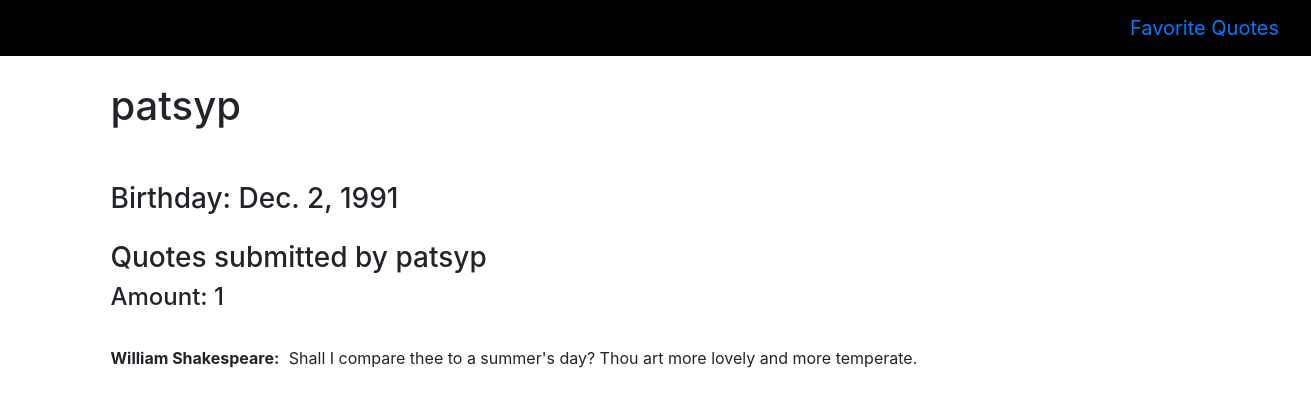
/quotes/users/3, run on the app's committed database.
### belt_app/models.py (models this page shows)
class User(models.Model):
	name = models.CharField(max_length = 255)
	alias= models.CharField(max_length = 255)
	email = models.CharField(max_length = 255)
	password = models.CharField(max_length = 255)
	birthday = models.DateField('birthday')
	created_at = models.DateTimeField(auto_now_add = True)
	updated_at = models.DateTimeField(auto_now = True)
	objects = UserManager()

class Quote(models.Model):
	author = models.CharField(max_length = 255)
	content = models.TextField()
	favorite = models.ManyToManyField(User, related_name = "fav_quotes")
	user = models.ForeignKey(User, related_name = "quotes")
	created_at = models.DateTimeField(auto_now_add = True)
	updated_at = models.DateTimeField(auto_now = True)
	objects = QuoteManager()

### belt_app/views.py (the view)
# urls.py: url(r'^quotes/users/(?P<id>\d+)$', views.showUser),
def showUser(request, id):
	user = User.objects.filter(id = id).first()
	quotes = Quote.objects.filter(user = user)
	count = len(quotes)
	context = {
	"user" :user,
	"quotes" :quotes,
	"count": count
	}
	return render (request, 'profile.html', context)

### belt_app/templates/profile.html (shortened to what this page needs)
<!DOCTYPE html>
<html>
	<head>
		<link rel="stylesheet" href="https://maxcdn.bootstrapcdn.com/bootstrap/4.0.0-alpha.6/css/bootstrap.min.css">
			{% load staticfiles %}
		<link rel="stylesheet" type="text/css" href="{% static 'css/style.css' %}">
	</head>
	<body>
		<nav class="navbar navbar-toggleable-md navbar-inverse">
		  	<button class="navbar-toggler navbar-toggler-right" type="button" data-toggle="collapse" data-target="#navbarNav" aria-controls="navbarNav" aria-expanded="false" aria-label="Toggle navigation">
		   		<span class="navbar-toggler-icon"></span>
		  	</button>
			<a class="navbar-brand" href="#">Favorite Quotes</a>
		</nav>
		<div class="row">
			<div class="col-md-12 offset-md-1">
				<h1 class="heading">{{user.alias}}</h1>
			</div>
		</div>
		<div class="row">
			<div class="col-md-12 offset-md-1">
				<h3 class="heading">Birthday: {{user.birthday}}</h3>
			</div>
		</div>
		<div class="row">
			<div class="col-md-4 offset-md-1">
				<h3>Quotes submitted by {{user.alias}}</h3>
			</div>
		</div>
		<div class="row">
			<div class="col-md-2 offset-md-1">
				<h4>Amount: {{count}}</h4>
			</div>
		</div>
		<div class="row heading">
			<div class="col-md-12 offset-md-1">
				{% for quote in quotes %}
				<div>
					<p><span class="quote-author">{{quote.author}}:</span> {{quote.content}}</p>
				</div>
				{% endfor %}
			</div>
		</div>
	</body>
</html>

### belt_app/static/css/style.css (style rules this page uses)
.row { margin-right: 0; }
.navbar.navbar-inverse { background-color: #000000; }
.heading { margin-top: 2%; margin-bottom: 2%; }
.quote-author { font-weight: bold; margin-right: 5px; }

### data on the page
User: alias "patsyp", birthday "Dec. 2, 1991"
Quote: author "William Shakespeare", content "Shall I compare thee to a summer's day? Thou art more lovely and more temperate."

### other printed values
{{ count }} "1"
